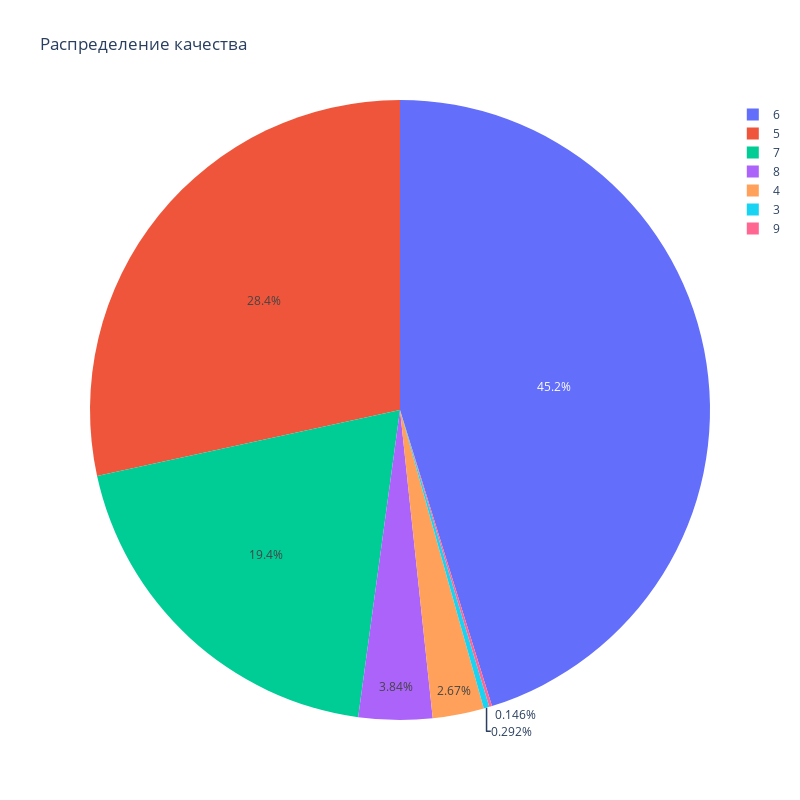

Write notebook code for a chart like this one.
### Markdown cell above
Диаграмма распределения качества вина по категориям

### Code cell
fig = px.pie(df, values='quality', names='quality', title='Распределение качества')
fig.update_layout(width=800, height=800)
fig.show()

### Figure 1 — Plotly figure (JSON) as saved in the notebook; plotly's stock layout.template omitted (floating-point values rounded to 4 significant figures; data arrays with more than 128 entries replaced by an {"elided": "..."} marker saying what was removed)
{"data": [{"domain": {"x": [0, 1], "y": [0, 1]}, "hovertemplate": "quality=%{value}<extra></extra>", "labels": {"elided": "5320 int values"}, "legendgroup": "", "name": "", "showlegend": true, "type": "pie", "values": {"elided": "5320 int values"}}], "layout": {"height": 800, "legend": {"tracegroupgap": 0}, "title": {"text": "Распределение качества"}, "width": 800}}
